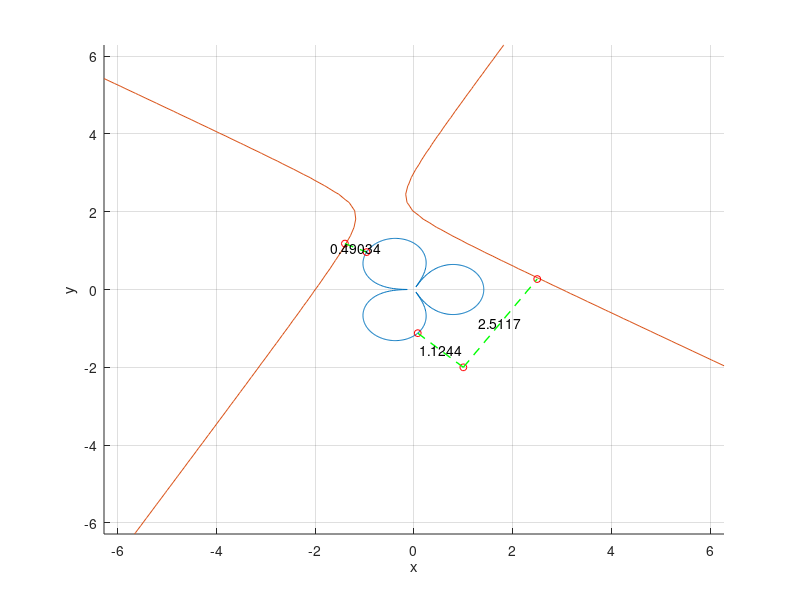

This figure's MATLAB source:
% Pavel Shago V1.7
%%  Task 1

%{
%%  1
eq_1 = @(x, y) y.^2-1.5.*x.*y + x.^2 - 3.*(y + cos(x)) + 3.*(x + sin(2.*y));
eq_2 = @(x, y) -y.^2 + 5.*x.^2 + 3.*x.*y.* cos(x.*y./2) - 7;
eq_comb = @(k) [eq_1(k(1), k(2)), eq_2(k(1), k(2))];
h = figure;
ezplot(eq_1, [-4 3 -2 4]);
hold on;
grid on;
ezplot(eq_2, [-4 3 -2 4]);
i_ps = [];

text(-3.5, 3.5, {'Выберите точки пересечения кривых',
 'кликая на графике.',
 'Для выхода из выбора нажмите Enter.',}, 'FontSize', 11);

a = zeros(100, 3);

for i = 1:100
  [x, y, button] = ginput(1);
  if isempty(x) || isempty(y) || isempty(button)
    break;
  end
  a(i, :) = [x, y, button];

  i_p = fsolve(eq_comb, [a(i, 1), a(i, 2)]);
  i_ps = [i_ps; i_p];
  plot(i_p(1), i_p(2), '*', 'MarkerSize', 10, 'Color', 'r');
  text(i_p(1), i_p(2), sprintf('%.10f, %.10f', i_p(1), i_p(2)),
  'FontSize', 13, 'VerticalAlignment', 'bottom');
  if a(i, 3) == 13
    break
  endif
end

hold off;
waitfor(h);

%}
%{
%%  2
sum = 0;
x = [10 11 3*pi/2];
n = 100000;
format long;
for i = 1:3
  for k = 1:n
    sum += -(1)^(k+1) * sin(k * x(i))/(pi * k);
  end
  disp(sum);
  sum = 0;
end
%}


%%  3
eq_1 = @(theta) sqrt(2.*abs(cos(1.5.*theta)));
eq_2 = @(x, y) x.^2 + 1.1.*x.*y - y.^2 + 5.*y - x - 6;
a = [1, -2];

h = figure;
hold on;
ezpolar(eq_1, [0, 2*pi]);
grid on;
ezplot(eq_2);
plot(a(1), a(2), 'ro', 'MarkerSize', 5);
title('');

a_2 = [a(1) + 0.55.*a(2); a(2)];
dist_x = @(xi, eta) ((2.960023.*(xi - 0.5).^4 - a_2(1).^2));
dist_y = @(xi, eta) ((-3.8557.*(eta - 2.13052).^4 - a_2(2).^2));
dist_comb = @(xy) sqrt(dist_x(xy(1), xy(2)) + dist_y(xy(1), xy(2)));
min_distance_point = fminunc(@(xy) dist_comb(xy), [2.6; 0.35]);
plot(min_distance_point(1), min_distance_point(2), 'ro', 'MarkerSize', 5);
plot([a(1), min_distance_point(1)], [a(2), min_distance_point(2)], 'g--', 'LineWidth', 1);
text_p = [(a(1) + min_distance_point(1))./2; (a(2) + min_distance_point(2))./2];
min_dist = sqrt(min_distance_point(1).^2 + min_distance_point(2).^2);
text(text_p(1), text_p(2), [num2str(min_dist)], 'HorizontalAlignment', 'center');


curve_points_x = @(theta) eq_1(theta) .* cos(theta);
curve_points_y = @(theta) eq_1(theta) .* sin(theta);
distances = @(theta) sqrt((curve_points_x(theta) - a(1)).^2 + (curve_points_y(theta) - a(2)).^2);
min_dist = fminsearch(@(theta) distances(theta), 0.1);
min_dist_p = [curve_points_x(min_dist), curve_points_y(min_dist)];

plot(min_dist_p(1), min_dist_p(2), 'ro', 'MarkerSize', 5);
plot([a(1), min_dist_p(1)], [a(2), min_dist_p(2)], 'g--', 'LineWidth', 1);
text_p = [(a(1) + min_dist_p(1)) / 2; (a(2) + min_dist_p(2)) / 2];
min_dist = sqrt(min_dist_p(1).^2 + min_dist_p(2).^2);
text(text_p(1), text_p(2), [num2str(min_dist)], 'HorizontalAlignment', 'center');

dist_x = @(x, y, theta) ((((x - (1/2)).^2) / (1.1*x*y)) - curve_points_x(theta))^.2;
dist_y = @(x, y, theta) ((((y - (5/2)).^2) / (1.1*x*y)) - curve_points_y(theta)).^2;
dist_comb = @(w) sqrt(dist_x(w(1), w(2), w(3)) + dist_y(w(1), w(2), w(3)));
min_distance_point = fminunc(@(w) dist_comb(w), [-1.4 1.18 (3/4)*pi]);
plot(min_distance_point(1), min_distance_point(2), 'ro', 'MarkerSize', 5);
min_dist_p = [curve_points_x(min_distance_point(3)), curve_points_y(min_distance_point(3))];
plot(min_dist_p(1), min_dist_p(2), 'ro', 'MarkerSize', 5);
plot([min_distance_point(1), min_dist_p(1)], [min_distance_point(2), min_dist_p(2)], 'g--', 'LineWidth', 1);
text_p = [(min_distance_point(1) + min_dist_p(1)) / 2; (min_distance_point(2) + min_dist_p(2)) / 2];
min_dist = sqrt((min_distance_point(1) - min_dist_p(1)).^2 + (min_distance_point(2) - min_dist_p(2)).^2);
text(text_p(1), text_p(2), [num2str(min_dist)], 'HorizontalAlignment', 'center');

hold off;
waitfor(h);
